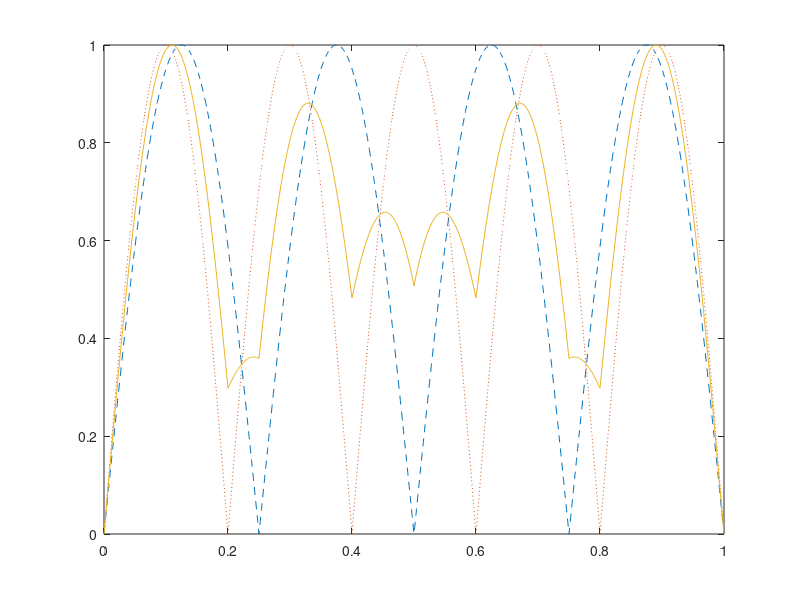

MATLAB code to generate this figure:
fofr=0:0.001:1;
f1=4.*fofr;
f2=5.*fofr;
arg1=pi.*f1;
arg2=pi.*f2;
resp1=abs(sin(arg1));
%resp1=resp11.*resp11;
%resp22=(sin(arg2).*sin(arg2));
resp2=abs(sin(arg2));
resp=resp1+resp2;
max1=max(resp);
resp=resp./max1;
plot(fofr,resp1,'--',fofr,resp2,':',fofr,resp);